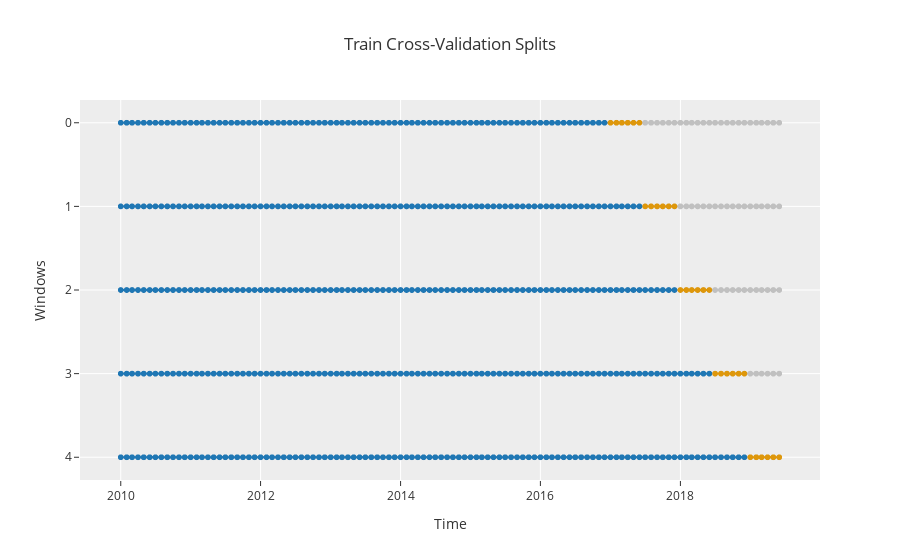

Notebook code cell kept with this figure:
### Markdown cell above
다음 코드를 사용하여 실험에 사용될 교차 검증 방식(cross-validation scheme)을 시각화할 수 있습니다:

### Code cell
# exp.plot_model(plot="cv")

fig = exp.plot_model(plot="cv", return_fig=True)

# plotly figure 객체를 직접 표시
fig.show()
